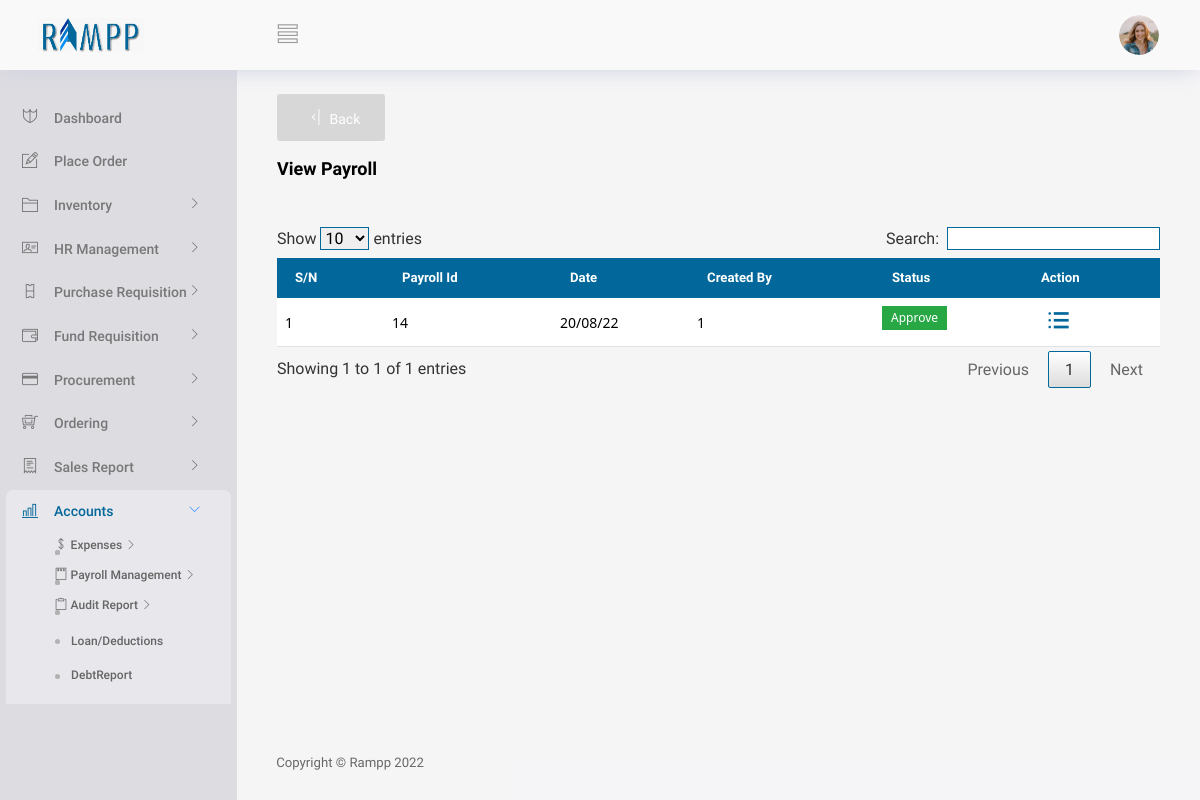
The app's page /View/Accounts/viewPayroll.php (signed in) with its own data.
### tables this page shows
CREATE TABLE IF NOT EXISTS `payrollinfo` (
  `id` int(100) NOT NULL AUTO_INCREMENT,
  `date` date NOT NULL DEFAULT '1111-11-11',
  `createdby` int(10) NOT NULL,
  `approve1` int(10) NOT NULL DEFAULT '1',
  `approve2` int(10) NOT NULL DEFAULT '1',
  `approve3` int(10) NOT NULL DEFAULT '1',
  `remark1` varchar(200) DEFAULT NULL,
  `remark2` varchar(200) DEFAULT NULL,
  `remark3` varchar(200) DEFAULT NULL,
  `sgnature1` varchar(300) DEFAULT NULL,
  `sgnature2` varchar(300) DEFAULT NULL,
  `sgnature3` varchar(300) DEFAULT NULL,
  `approveDate1` date NOT NULL DEFAULT '1111-11-11',
  `approveDate2` date NOT NULL DEFAULT '1111-11-11',
  `approveDate3` date NOT NULL DEFAULT '1111-11-11',
  PRIMARY KEY (`id`)
);

### Controller/generalController.php (called while the page is built, shortened)
<?php
class GeneralController
{
    function payrollTableDisplay($conn)
    {
        $items = array();
        $query = "SELECT * FROM payrollinfo";
        $results = mysqli_query($conn, $query);
        while ($row = mysqli_fetch_array($results)) {
            $items[] = $row;
        }
        return $items;
    }
}

### View/Accounts/viewPayroll.php (the view, shortened to what this page needs)
<?php
   if(isset($_SESSION['validuser']))
   {
     include("../partials/_header.php");
      require("../../Controller/generalController.php");
      $conn = conString1();
      $UserUtils = new GeneralController();
      $data1 = $UserUtils-> payrollTableDisplay($conn);
?>
<body>
  <div class="container-scroller">
    <?php  include("../partials/_navbar.php"); ?>
    <div class="container-fluid page-body-wrapper">
      <div class="main-panel">
        <div class="content-wrapper gbgn">
          <button  type="button" id="back" class="btn btn-icon-text text-white" style="background:#56565830;" onClick="window.history.back()">
            <i class="ti-shift-left-alt btn-icon-append"></i>
            Back
          </button>
          <br/>
          <br/>
          <div class="row">
            <div class="col-md-12 grid-margin">
              <div class="d-flex justify-content-between align-items-center">
                <div>
                  <h4 class="font-weight-bold mb-0">View Payroll</h4>
                </div>
              </div>
            </div>
          </div>
          <br/>
          <div class="container-flued">
            <div class="table-responsive">
              <table id="data-table-basic" class="customers">
                <thead>
                <tr>
                    <th>S/N</th>
                    <th>Payroll Id</th>
                    <th>Date</th>
                    <th>Created By</th>
                    <th>Status</th>
                    <th class="text-center">Action</th>
                </tr>
                </thead>
                <tbody>
                <?php
                      foreach ($data1 as $index => $value) {
                        $stat = "";
                        if ($value["approve3"] == 1) {
                          $stat = "<label class='badge badge-warning'>Pending</label>";
                        }elseif($value["approve3"] == 2){
                            $stat = "<label class='badge badge-success'>Approve</label>";
                        }else{
                          $stat = "<label class='badge badge-danger'>Decline</label>";
                        }
                        $retVal2 = ($value["approve3"] == 3 || $value["approve3"] == 3) ? "<label class='badge badge-danger'>Decline</label>" :$stat ;
                      ?>
                  <tr>
                    <td><?php echo $index+1 ?></td>
                    <td><?php echo $value["id"] ?></td>
                    <td><?php echo date('d/m/y',strtotime($value["date"])) ?></td>
                    <td><?php echo $value["createdby"] ?></td>
                    <td><?php echo $retVal2 ?></td>
                    <td>
                    <div class="dropdown ">
                      <div class="d-flex justify-content-between align-items-center">
                      <span data-bs-toggle="tooltip" data-bs-placement="left"  title="View">
                        <i class="ti-menu-alt btn-icon-append dropbtn " style="color:#02679a;" data-bs-toggle="modal" data-bs-target="#viewModal" onClick="viewFunc('<?php echo $value["date"] ?>')"></i>
                      </span>
                      </div>
                    </div>
                    </td>
                  </tr>
                    <?php
                      }
                    ?>
                </tbody>
              </table>
            </div>
          </div>
          <br/>
            <br/>
        </div>
        <?php include("../partials/_footer.php"); ?>
        </div>
        </div>
      </div>
  <?php
 include("../partials/_script.php");
?>
<?php
 }
 else
 {
     header("Location: ../../index.php?message=loginNot");
     exit;
 }
?>

### www/css/s1.css (style rules this page uses)
.gbgn { background-color: #dddce14d !important; }

### View/Accounts/viewPayroll.php (style rules this page uses)
.dropbtn { color: #28a745; padding: 16px; font-size: 23px !important; border: none; cursor: pointer; box-shadow: 10px #9d0d5c9e; }
.dropdown { position: relative; display: inline-block; overflow-y: visible; }
.customers { font-family: "Roboto", sans-serif !important; font-size:16px !important; border-collapse: collapse !important; width: 100% !important; }
.customers td, #customers th { border:none !important; padding: 8px !important; }
tbody { border-bottom: 1px solid #dee2e6 !important; border-top: 1px solid #dee2e6 !important; }
.customers td { font-size:0.875rem !important; font-family: system-ui; border-bottom: 1px solid #dee2e6 !important; border-top: 1px solid #dee2e6 !important; }
.customers th { padding-top: 12px !important; padding-bottom: 12px !important; text-align: left !important; border-top: 0 !important; border-bottom-width: 1px !important; font-weight: bold !important; font-size:13.2px !important; background-color: #02679a; color: white; }
i { display:inline; padding-left:0; }

### records on screen
payrollinfo: id "14", date "20/08/22", createdby "1", approve3 "Approve"
